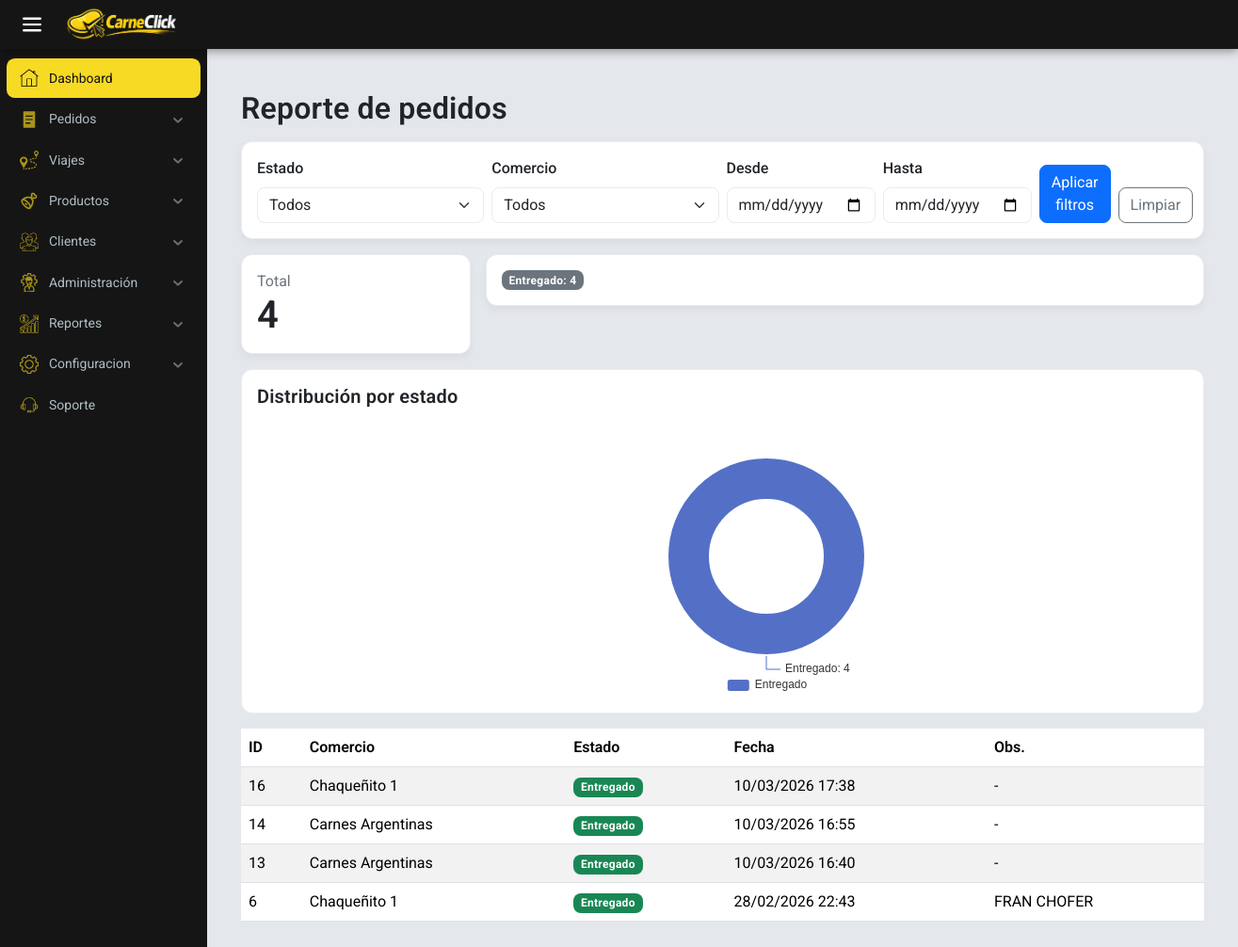
/encargado/reportes/pedidos/ (signed in), run on an earlier commit of the app's database.
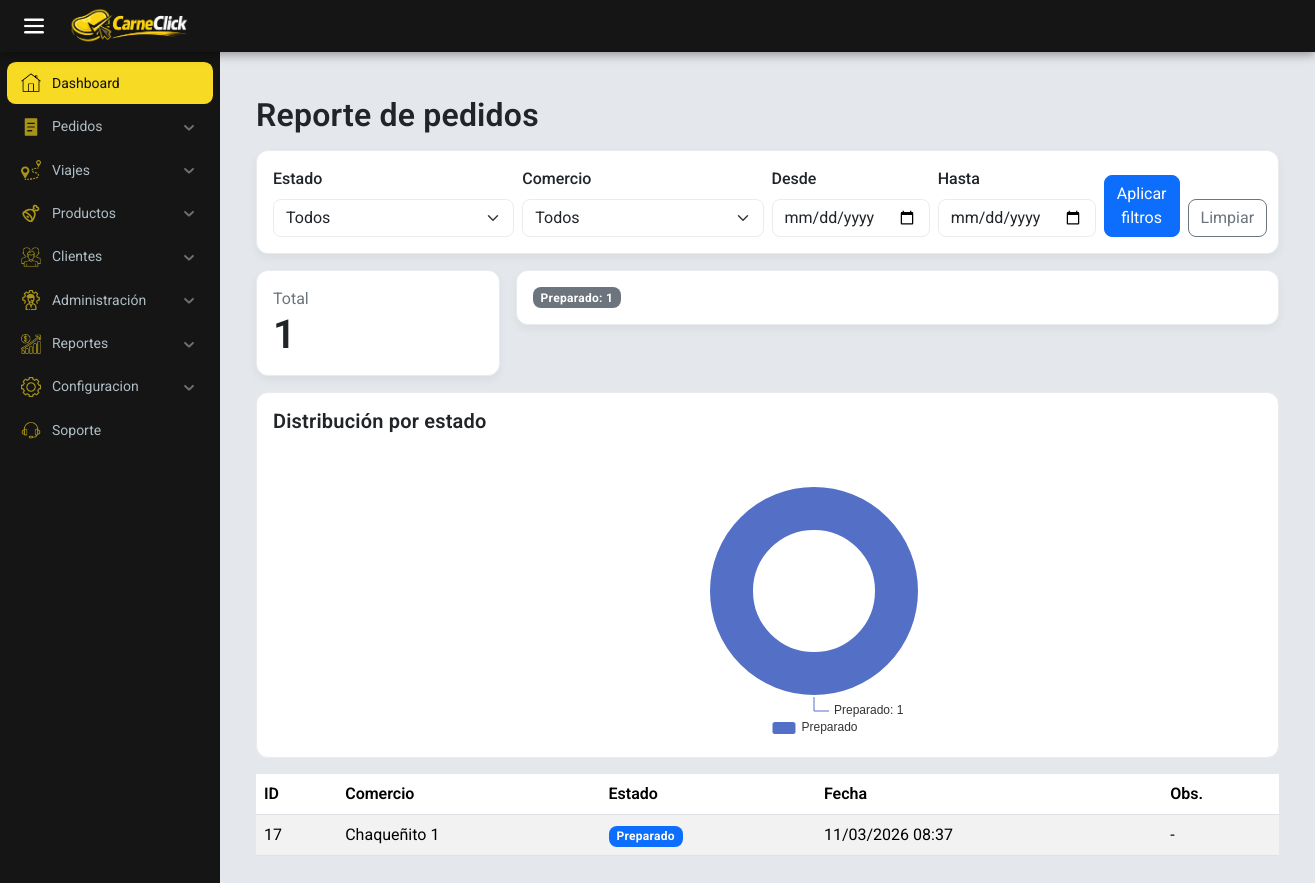
And on a later commit of the database.
### encargado/models.py (models this page shows, shortened)
class EstadoPedidos(models.Model):
    ESTADOS = [
        ('preparado', 'Preparado'),
        ('activo', 'Activo'),
        ('entregado', 'Entregado')
    ]
    estado = models.CharField(
        max_length=10,
        choices=ESTADOS,
        default='preparado',
    )

class Pedido(models.Model):
    comercio_origen = models.ForeignKey(
        Comercio, on_delete=models.RESTRICT, null=True,
        blank=True)
    observaciones = models.CharField(max_length=100, null=True, blank=True)
    cliente = models.ForeignKey(
        Cliente, on_delete=models.RESTRICT)
    pedido_pendiente = models.OneToOneField(
        Pedido_cliente,
        on_delete=models.CASCADE,
        null=True,
        blank=True
    )
    viaje = models.ForeignKey(
        Viaje, on_delete=models.RESTRICT, null=True, blank=True)
    user_id = models.ForeignKey(User, on_delete=models.CASCADE, default=1)
    creado_en = models.DateTimeField(default=timezone.now)
    estado = models.ForeignKey(
        EstadoPedidos, on_delete=models.CASCADE, default=1)
    history = HistoricalRecords()
    class Meta:
        db_table = 'pedido'
        verbose_name = 'Pedido'
        verbose_name_plural = 'Pedidos'
        ordering = ['id']

class Cliente(models.Model):
    nombre = models.CharField(max_length=200)
    apellido = models.CharField(max_length=200)
    dni = models.IntegerField()
    direccion = models.CharField(max_length=200)
    telefono = models.IntegerField()
    comercio = models.ForeignKey(Comercio, on_delete=models.CASCADE)
    user = models.ForeignKey(User, on_delete=models.CASCADE)

class Comercio(models.Model):
    nombre = models.CharField(max_length=200)
    cuit = models.IntegerField()
    direccion = models.CharField(max_length=200)

### encargado/views.py (the view)
# urls.py: path('reportes/pedidos/', views.reporte_pedidos, name='reporte_pedidos'),
@group_required('Encargado')
def reporte_pedidos(request):
    estado = request.GET.get('estado', '')
    comercio = request.GET.get('comercio', '')
    fecha_desde = request.GET.get('desde', '')
    fecha_hasta = request.GET.get('hasta', '')
    qs = Pedido.objects.select_related('cliente__comercio', 'estado').all()
    if estado:
        qs = qs.filter(estado__estado=estado)
    if comercio.isdigit():
        qs = qs.filter(cliente__comercio_id=int(comercio))
    if fecha_desde:
        qs = qs.filter(creado_en__date__gte=fecha_desde)
    if fecha_hasta:
        qs = qs.filter(creado_en__date__lte=fecha_hasta)
    total = qs.count()
    por_estado = (qs.values('estado__estado')
                  .annotate(cant=Count('id'))
                  .order_by('estado__estado'))
    comercios = Comercio.objects.all().order_by('nombre')
    return render(request, 'html/reportes/pedidos.html', {
        'pedidos': qs.order_by('-creado_en')[:200],
        'total': total,
        'por_estado': por_estado,
        'comercios': comercios,
        'estado_sel': estado,
        'comercio_sel': int(comercio) if comercio.isdigit() else None,
        'desde': fecha_desde,
        'hasta': fecha_hasta,
    })

### carneclick/context_processors.py (called while the page is built)
def client_info(request):
    cliente = None
    comercio_nombre = ''
    try:
        if request.user and request.user.is_authenticated:
            from encargado.models import Cliente as ClienteModel
            cliente = ClienteModel.objects.filter(
                user=request.user).select_related('comercio').first()
            if cliente and getattr(cliente, 'comercio', None):
                comercio_nombre = cliente.comercio.nombre
    except Exception:
        cliente = None
        comercio_nombre = ''
    return {
        'cliente_obj': cliente,
        'comercio_nombre': comercio_nombre,
    }

### encargado/templates/html/reportes/pedidos.html (shortened to what the changed rows need)
{% extends 'base_encargado.html' %}
{% load static %}
{% block content %}
<div class="container py-4">
  <div class="d-flex justify-content-between align-items-center mb-3">
    <h2 class="mb-0">Reporte de pedidos</h2>
  </div>
  <div class="row g-3 mb-3">
    <div class="col-md-3">
      <div class="card shadow-sm"><div class="card-body"><div class="text-muted">Total</div><div class="display-6">{{ total }}</div></div></div>
    </div>
    <div class="col-md-9">
      <div class="card shadow-sm"><div class="card-body">
        <div class="d-flex gap-3 flex-wrap">
          {% for e in por_estado %}
            <span class="badge bg-secondary">{{ e.estado__estado|capfirst }}: {{ e.cant }}</span>
          {% empty %}<span class="text-muted">Sin datos</span>{% endfor %}
        </div>
      </div></div>
    </div>
  </div>
  <div class="card mb-3">
    <div class="card-body">
      <h5 class="card-title">Distribución por estado</h5>
      <div id="pedidosEstadoChart" style="height:300px;"></div>
    </div>
  </div>
  <div class="table-responsive">
    <table class="table table-striped table-hover align-middle">
      <thead>
        <tr>
          <th>ID</th>
          <th>Comercio</th>
          <th>Estado</th>
          <th>Fecha</th>
          <th>Obs.</th>
        </tr>
      </thead>
      <tbody>
        {% for p in pedidos %}
        <tr>
          <td>{{ p.id }}</td>
          <td>{{ p.cliente.comercio.nombre }}</td>
          <td>
            {% if p.estado.estado == 'preparado' %}
              <span class="badge bg-primary">Preparado</span>
            {% elif p.estado.estado == 'activo' %}
              <span class="badge bg-warning text-dark">Activo</span>
            {% elif p.estado.estado == 'entregado' %}
              <span class="badge bg-success">Entregado</span>
            {% else %}
              {{ p.estado.estado|capfirst }}
            {% endif %}
          </td>
          <td>{{ p.creado_en|date:"d/m/Y H:i" }}</td>
          <td>{{ p.observaciones|default:"-" }}</td>
        </tr>
        {% empty %}
        <tr><td colspan="5" class="text-center py-3">Sin resultados</td></tr>
        {% endfor %}
      </tbody>
    </table>
  </div>
  <script>
    (function(){
      const labels = [
        {% for e in por_estado %}"{{ e.estado__estado|capfirst }}"{% if not forloop.last %}, {% endif %}{% endfor %}
      ];
      const data = [
        {% for e in por_estado %}{{ e.cant }}{% if not forloop.last %}, {% endif %}{% endfor %}
      ];
      const el = document.getElementById('pedidosEstadoChart');
      if (el && labels.length) {
        const chart = echarts.init(el);
        chart.setOption({
          tooltip: { trigger: 'item' },
          legend: { bottom: 0 },
          series: [{
            name: 'Pedidos',
            type: 'pie',
            radius: ['40%', '70%'],
            avoidLabelOverlap: true,
            itemStyle: { borderRadius: 6, borderColor: '#fff', borderWidth: 2 },
            label: { show: true, formatter: '{b}: {c}' },
            data: labels.map((l, i) => ({ name: l, value: data[i] }))
          }]
        });
      }
    })();
  </script>
</div>
{% endblock %}

What changed in the data, as far as the page shows it:
no longer on this page (row unchanged): EstadoPedidos: estado__estado "Entregado", cant "4"
removed Pedido: id "16", cliente.comercio.nombre "Chaqueñito 1", shows "Entregado", creado_en "10/03/2026 17:38", observaciones "-"
removed Pedido: id "14", cliente.comercio.nombre "Carnes Argentinas", shows "Entregado", creado_en "10/03/2026 16:55", observaciones "-"
removed Pedido: id "13", cliente.comercio.nombre "Carnes Argentinas", shows "Entregado", creado_en "10/03/2026 16:40", observaciones "-"
removed Pedido: id "6", cliente.comercio.nombre "Chaqueñito 1", shows "Entregado", creado_en "28/02/2026 22:43", observaciones "FRAN CHOFER"
now on this page (row unchanged): EstadoPedidos: estado__estado "Preparado", cant "1"
added Pedido: id "17", cliente.comercio.nombre "Chaqueñito 1", shows "Preparado", creado_en "11/03/2026 08:37", observaciones "-"
Also different on the page:
{{ total }}: "4" → "1"
chart data {{ e.estado__estado|capfirst }}: Entregado → Preparado
